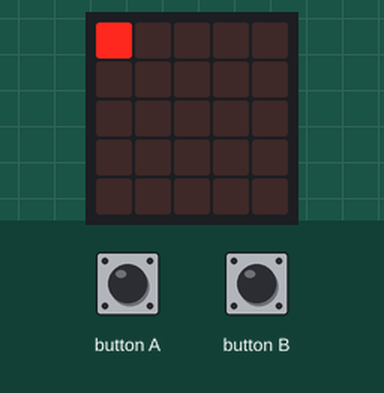
Recording of a program running on a simulated BBC micro:bit (MakeCode). Shown: the board's 5×5 LED display. Inputs (shaded band) come from the test bench.

Above: at 1.2 s.
1.3 s: button B pressed for 0.15 s
At 2.5 s:
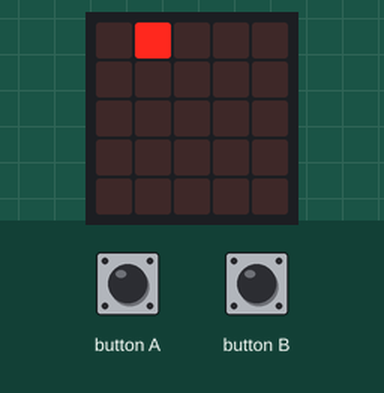
2.9 s: button B pressed for 0.15 s
At 3.8 s:
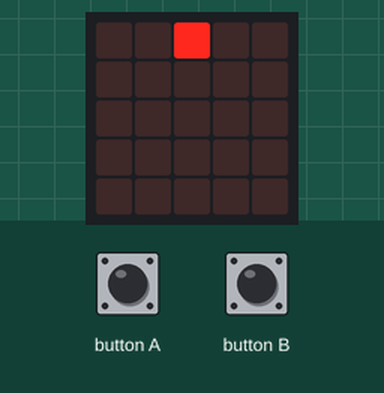
4.5 s: button B pressed for 0.15 s
At 5.0 s:
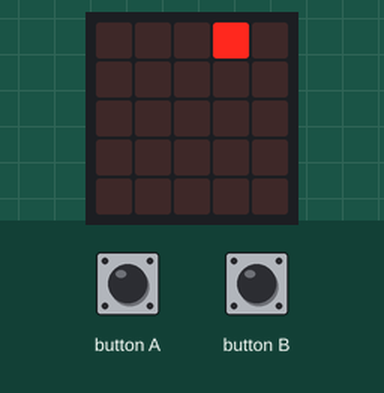
6.1 s: button B pressed for 0.15 s
At 7.4 s:
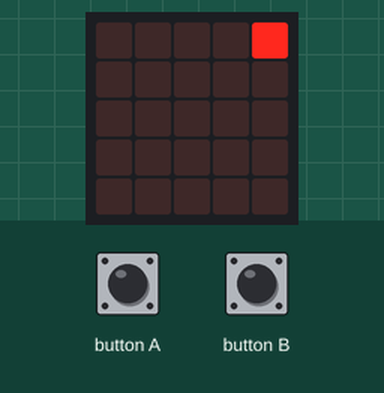
7.7 s: button A pressed for 0.15 s
At 8.8 s:
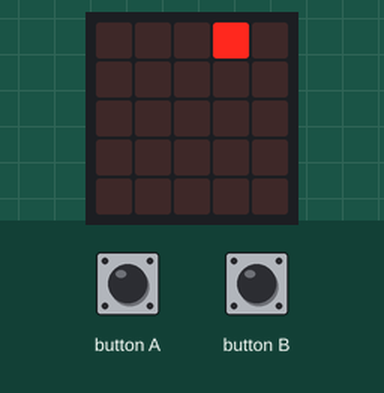
Timing chart, 0 to 10.3 s (numbered marks = the images above; inputs shaded):
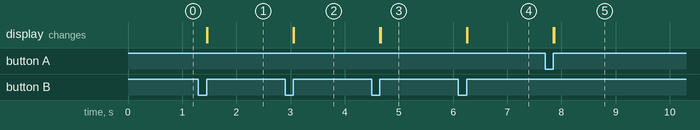

The program:

main.ts
```typescript
input.onButtonPressed(Button.A, function () {
    led.unplot(x, 0)
    if (x < 0) {
        x = 0
        led.plot(x, 0)
    } else {
        x += -1
    }
})
input.onButtonPressed(Button.B, function () {
    led.unplot(x, 0)
    if (x > 4) {
        x = 4
        led.plot(x, 0)
    } else {
        x += 1
    }
})
let x = 0
x = 0
basic.forever(function () {
    led.plot(x, 0)
})
```

test.ts
```typescript
// les tests vont ici ; cela ne sera pas compilé si ce paquet est utilisé en tant qu'extension.
```

Measured:
- after the input at 1.3 s, the display: first changes after 0.15 s (image 1 shows a later state)
- after the input at 2.9 s, the display: first changes after 0.15 s (image 2 shows a later state)
- after the input at 4.5 s, the display: first changes after 0.15 s (image 3 shows a later state)
- after the input at 6.1 s, the display: first changes after 0.15 s (image 4 shows a later state)
- after the input at 7.7 s, the display: first changes after 0.15 s (image 5 shows a later state)
